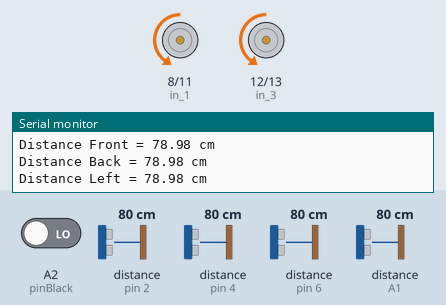
Recording of a sketch running on a simulated Arduino Uno, built with avr-gcc and run on an emulated ATmega328P. On the bench: motor-driver pin pairs drawn as motors (green arrow = first pin HIGH = forward, orange = second pin HIGH = backward, longer = more drive, scaled by the enable pin), the last lines printed to the serial monitor. Wiring (inferred from the names in the program): 4 × ultrasonic range finder: trigger pin 3, echo pin 2 / trigger pin 5, echo pin 4 / trigger pin 7, echo pin 6 / trigger A0, echo A1. The test bench sets the inputs (shaded band); at power-on: distance to the obstacle (sensors on A1, pin 2, pin 4, pin 6) 80 cm, A2 (pinBlack) LOW. The echo pulse lasts 58.3 µs per cm.

Above: at 7.6 s.
7.7 s: distance to the obstacle (sensor on A1) set to 18 cm
21.3 s: distance to the obstacle (sensor on A1) set to 14 cm
At 33.94 s:
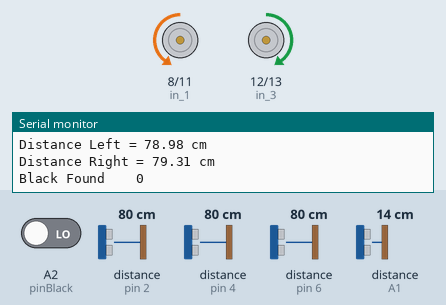
At 34.6 s:
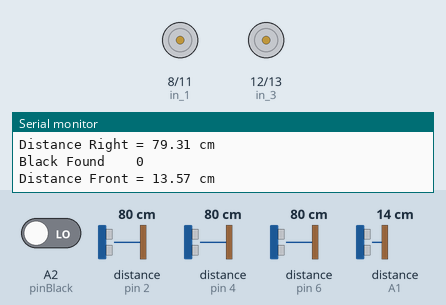
35.2 s: distance to the obstacle (sensor on pin 2) set to 74 cm
At 41.03 s:
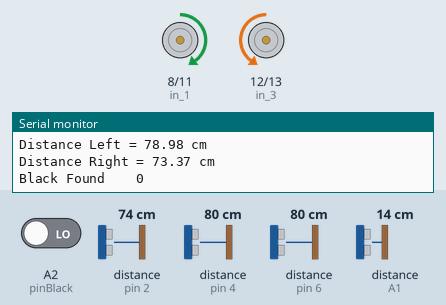
49.1 s: distance to the obstacle (sensor on pin 2) set to 120 cm
63.0 s: distance to the obstacle (sensor on pin 2) set to 2 cm
Timing chart, 0 to 77.9 s (numbered marks = the images above; inputs shaded):
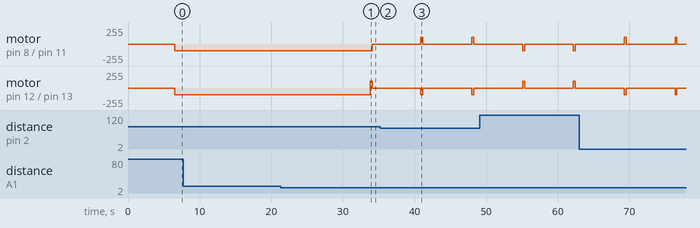

The sketch:

sketch_apr22a.ino
```cpp
/////////////out 1 w 2 beta3 el right motor
/////////////out 3 w 4 beta3 el left motor

//For first motor (Left)
const int pwm1 = 9  ;
const int in_1 = 8 ;
const int in_2 = 11 ;
//

//For second motor (Right)
const int pwm2 = 10 ;
const int in_3 = 12 ;
const int in_4 = 13 ;
//

//////////////////Ultra Sonic Front`
const int TriggerPin1 = A0;      //Trig pin
const int EchoPin1 = A1;         //Echo pin
float Duration1 = 0;
//////////////////

//////////////////Ultra Sonic Back
const int TriggerPin2 = 5;      //Trig pin
const int EchoPin2 = 4;         //Echo pin
float Duration2 = 0;
//////////////////

//////////////////Ultra Sonic Left
const int TriggerPin3 = 7;      //Trig pin
const int EchoPin3 = 6;         //Echo pin
float Duration3 = 0;
//////////////////

//////////////////Ultra Sonic Right
const int TriggerPin4 = 3;      //Trig pin
const int EchoPin4 = 2;         //Echo pin
float Duration4 = 0;
//////////////////

/////////////////Black Color Sensor
const int pinBlack= A2;
/////////////////

void setup() {
  // put your setup code here, to run once:
/////////////Motor 1 (Left)
pinMode(pwm1,OUTPUT) ;   //we have to set PWM pin as output
pinMode(in_1,OUTPUT) ;  //Logic pins are also set as output
pinMode(in_2,OUTPUT) ;
/////////////

/////////////Motor 2 (Right)
pinMode(pwm2,OUTPUT) ;   //we have to set PWM pin as output
pinMode(in_3,OUTPUT) ;  //Logic pins are also set as output
pinMode(in_4,OUTPUT) ;
/////////////

/////////////Ultra Sonic Front
// put your setup code here, to run once:
  pinMode(TriggerPin1,OUTPUT);  // Trigger is an output pin
  pinMode(EchoPin1,INPUT);      // Echo is an input pin
  Serial.begin(9600);          // Serial Output
////////////

/////////////Ultra Sonic Back
// put your setup code here, to run once:
  pinMode(TriggerPin2,OUTPUT);  // Trigger is an output pin
  pinMode(EchoPin2,INPUT);      // Echo is an input pin
////////////

/////////////Ultra Sonic Left
// put your setup code here, to run once:
  pinMode(TriggerPin3,OUTPUT);  // Trigger is an output pin
  pinMode(EchoPin3,INPUT);      // Echo is an input pin
////////////

/////////////Ultra Sonic Right
// put your setup code here, to run once:
  pinMode(TriggerPin4,OUTPUT);  // Trigger is an output pin
  pinMode(EchoPin4,INPUT);      // Echo is an input pin
////////////

/////////////////Black Color Sensor
  pinMode(pinBlack,INPUT);
/////////////////
}

void loop() {
  // put your main code here, to run repeatedly:

//////////////Ultra Sonic Front
// put your main code here, to run repeatedly:
  digitalWrite(TriggerPin1, LOW);
  delayMicroseconds(2);
  digitalWrite(TriggerPin1, HIGH);          // Trigger pin to HIGH
  delayMicroseconds(10);                   // 10us high
  digitalWrite(TriggerPin1, LOW);           // Trigger pin to HIGH

  Duration1 = pulseIn(EchoPin1,HIGH);        // Waits for the echo pin to get high
                                           // returns the Duration in microseconds
  float Distance1_cm = GetDistanceFront(Duration1);   // Use function to calculate the distance

   Serial.print("Distance Front = ");             // Output to serial
 Serial.print(Distance1_cm);
 Serial.println(" cm");

  delay(300);                             // Wait to do next measurement
//////////////

//////////////Ultra Sonic Back
// put your main code here, to run repeatedly:
  digitalWrite(TriggerPin2, LOW);
  delayMicroseconds(2);
  digitalWrite(TriggerPin2, HIGH);          // Trigger pin to HIGH
  delayMicroseconds(10);                   // 10us high
  digitalWrite(TriggerPin2, LOW);           // Trigger pin to HIGH

  Duration2 = pulseIn(EchoPin2,HIGH);        // Waits for the echo pin to get high
                                           // returns the Duration in microseconds
  float Distance2_cm = GetDistanceBack(Duration2);   // Use function to calculate the distance

 Serial.print("Distance Back = ");             // Output to serial
 Serial.print(Distance2_cm);
 Serial.println(" cm");

  delay(300);                             // Wait to do next measurement
//////////////

//////////////Ultra Sonic Left
// put your main code here, to run repeatedly:
  digitalWrite(TriggerPin3, LOW);
  delayMicroseconds(2);
  digitalWrite(TriggerPin3, HIGH);          // Trigger pin to HIGH
  delayMicroseconds(10);                   // 10us high
  digitalWrite(TriggerPin3, LOW);           // Trigger pin to HIGH

  Duration3 = pulseIn(EchoPin3,HIGH);        // Waits for the echo pin to get high
                                           // returns the Duration in microseconds
  float Distance3_cm = GetDistanceLeft(Duration3);   // Use function to calculate the distance

  Serial.print("Distance Left = ");             // Output to serial
  Serial.print(Distance3_cm);
  Serial.println(" cm");

  delay(300);                             // Wait to do next measurement
//////////////

//////////////Ultra Sonic Right
// put your main code here, to run repeatedly:
  digitalWrite(TriggerPin4, LOW);
  delayMicroseconds(2);
  digitalWrite(TriggerPin4, HIGH);          // Trigger pin to HIGH
  delayMicroseconds(10);                   // 10us high
  digitalWrite(TriggerPin4, LOW);           // Trigger pin to HIGH

  Duration4 = pulseIn(EchoPin4,HIGH);        // Waits for the echo pin to get high
                                           // returns the Duration in microseconds
  float Distance4_cm = GetDistanceRight(Duration4);   // Use function to calculate the distance

  Serial.print("Distance Right = ");             // Output to serial
  Serial.print(Distance4_cm);
  Serial.println(" cm");

  delay(300);                             // Wait to do next measurement
//////////////

/////////////////Black Color Sensor
int Black=digitalRead(pinBlack);
Serial.print("Black Found");
Serial.print("    ");
Serial.print(Black);
Serial.print("\n");
delay(300);
/////////////////

delay(5000);
SetWheelLeft(100);
SetWheelRight(100);
float f=GetDistanceFront(Duration1);
if(f<15)
{
  SetWheelLeft(0);
  SetWheelRight(0);
  float L=GetDistanceLeft(Duration3);
  float R=GetDistanceRight(Duration4);
  if(L<R)
  {
   RotateCar90Right();
  }
  else if(L>R)
  {
   RotateCar90Left();
  }
}
delay(300);
}

////////////////Right Wheel Movement
void SetWheelRight(int s)
{
  if(s>0)
  {
    //For Clock wise motion
    digitalWrite(in_3,LOW) ;
    digitalWrite(in_4,HIGH) ;
    analogWrite(pwm2,s) ;
    return;
  }
  else if(s<0)
  {
    //For Anti-Clock wise motion
    digitalWrite(in_3,HIGH) ;
    digitalWrite(in_4,LOW) ;
    analogWrite(pwm2,-s) ;
    return;
  }
     else if(s==0)
  {
    //For Stopping
    digitalWrite(in_3,LOW) ;
    digitalWrite(in_4,LOW) ;
    analogWrite(pwm2,0) ;
    return;
  }
  return;
}
////////////////
////////////////Left Wheel Movement
void SetWheelLeft(int s)
{
  if(s>0)
  {
    //For Clock wise motion
    digitalWrite(in_1,LOW) ;
    digitalWrite(in_2,HIGH) ;
    analogWrite(pwm1,s) ;
    return;
  }
  else if(s<0)
  {
    //For Anti-Clock wise motion
    digitalWrite(in_1,HIGH) ;
    digitalWrite(in_2,LOW) ;
    analogWrite(pwm1,-s) ;
    return;
  }
    else if(s==0)
  {
    //For Stopping
    digitalWrite(in_1,LOW) ;
    digitalWrite(in_2,LOW) ;
    analogWrite(pwm1,0) ;
    return;
  }
  return;
}
////////////////
/////////////////Rotation 90 to the left
void RotateCar90Left()
{
int s=-100;
int s1=100;
SetWheelLeft(s);
SetWheelRight(s1);
delay(275);
SetWheelLeft(0);
SetWheelRight(0);
}
////////////////
/////////////////Rotation 90 to the right
void RotateCar90Right()
{
int s=100;
int s1=-100;
SetWheelLeft(s);
SetWheelRight(s1);
delay(275);
SetWheelLeft(0);
SetWheelRight(0);
}
////////////////
/////////////////Rotation 180
void RotateCar180()
{
int s=-100;
int s1=100;
SetWheelLeft(s);
SetWheelRight(s1);
delay(540);
SetWheelLeft(0);
SetWheelRight(0);
}
////////////////
/////////////////Ultra Sonic Front
float GetDistanceFront(float time)
{
  float DistanceCalc;                      // Calculation variable

  DistanceCalc = ((time * 0.034) / 2);     // Actual calculation in cm
    //DistanceCalc = time / 74 / 2;         // Actual calculation in inches
  return DistanceCalc;                    // return calculated value
}
/////////////////
/////////////////Ultra Sonic Back
float GetDistanceBack(float time)
{
  float DistanceCalc;                      // Calculation variable

  DistanceCalc = ((time * 0.034) / 2);     // Actual calculation in cm
    //DistanceCalc = time / 74 / 2;         // Actual calculation in inches
  return DistanceCalc;                    // return calculated value
}
/////////////////
/////////////////Ultra Sonic Left
float GetDistanceLeft(float time)
{
  float DistanceCalc;                      // Calculation variable

  DistanceCalc = ((time * 0.034) / 2);     // Actual calculation in cm
    //DistanceCalc = time / 74 / 2;         // Actual calculation in inches
  return DistanceCalc;                    // return calculated value
}
/////////////////
/////////////////Ultra Sonic Right
float GetDistanceRight(float time)
{
  float DistanceCalc;                      // Calculation variable

  DistanceCalc = ((time * 0.034) / 2);     // Actual calculation in cm
    //DistanceCalc = time / 74 / 2;         // Actual calculation in inches
  return DistanceCalc;                    // return calculated value
}
/////////////////
```

Measured:
- the behaviour switches between 16 and 15 cm on distance to the obstacle (sensor on A1) (found by bisection; images 0 and 1)
- the behaviour switches between 80 and 79 cm on distance to the obstacle (sensor on pin 2) (found by bisection; images 2 and 3)
- after the input at 21.3 s, motor on pin 8 (in_1) / pin 11 (in_2): backward 100/255 → stopped after 12.8 s; motor on pin 12 (in_3) / pin 13 (in_4): backward 100/255 → forward 100/255 after 12.5 s, → stopped 0.28 s later
